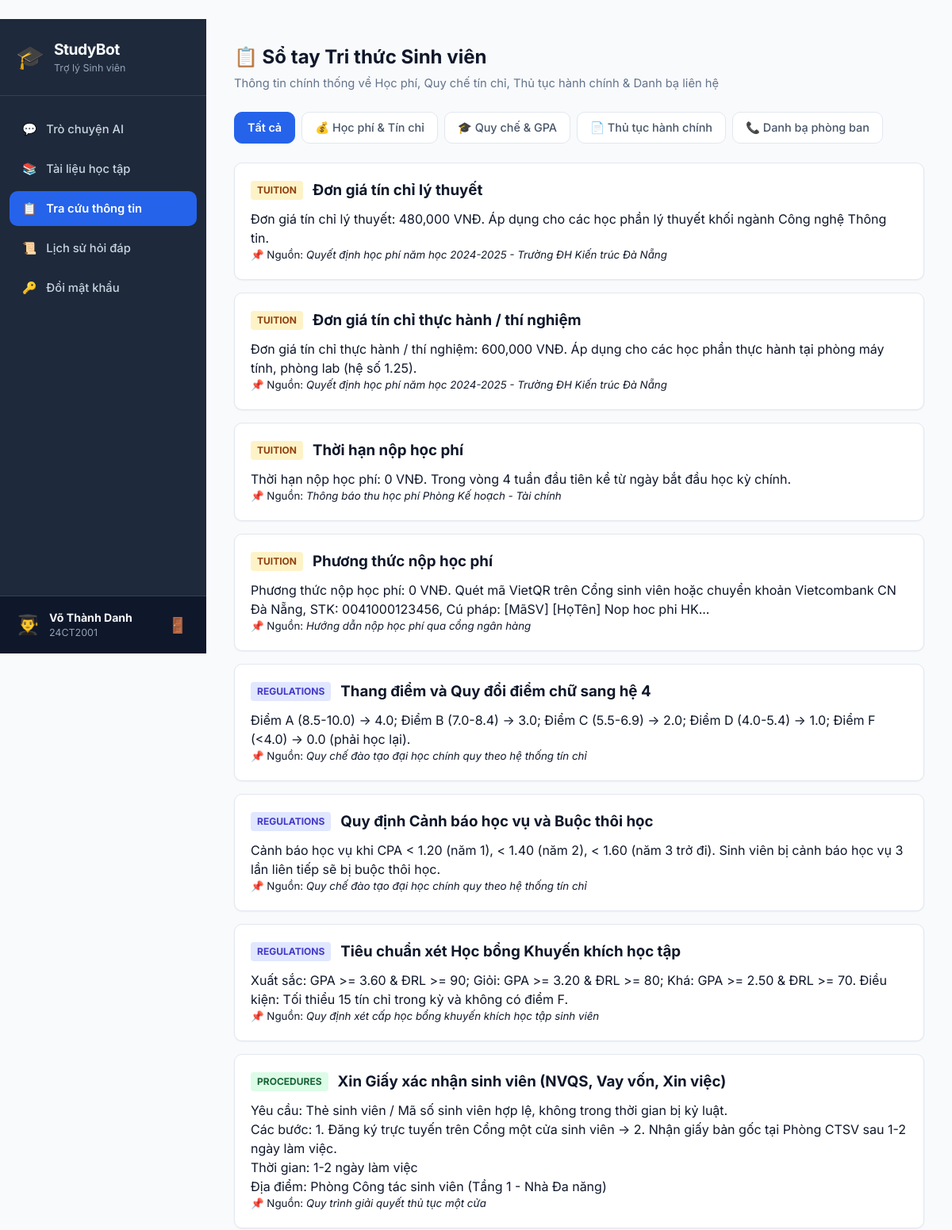
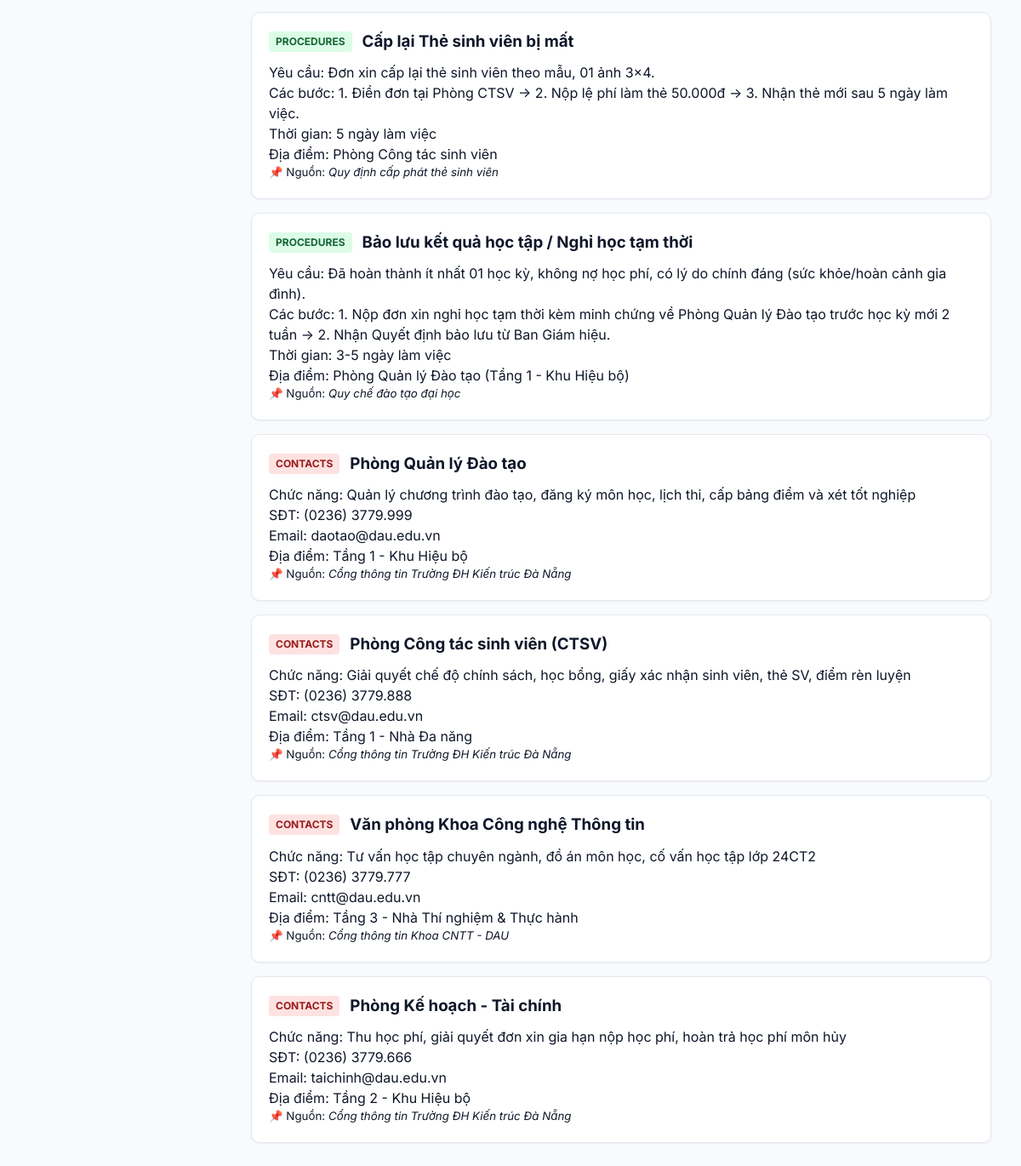
Screenshot of /info (signed in) with the database file from the repository (2 pictures, top to bottom).
### tables this page shows
CREATE TABLE users (
	id INTEGER NOT NULL, 
	student_code VARCHAR(30), 
	username VARCHAR(80) NOT NULL, 
	full_name VARCHAR(120), 
	password_hash VARCHAR(255) NOT NULL, 
	role VARCHAR(20) NOT NULL, 
	status VARCHAR(20) NOT NULL, 
	created_at DATETIME, 
	PRIMARY KEY (id), 
	UNIQUE (student_code), 
	UNIQUE (username)
);

CREATE TABLE knowledge_items (
	id INTEGER NOT NULL, 
	category VARCHAR(50) NOT NULL, 
	title VARCHAR(200) NOT NULL, 
	content TEXT NOT NULL, 
	source VARCHAR(255), 
	updated_at DATETIME, 
	PRIMARY KEY (id)
);

### app/routes.py (the view)
@main_bp.route('/info')
@login_required
def user_info():
    category = request.args.get('category', 'all')
    if category != 'all':
        items = KnowledgeItem.query.filter_by(category=category).all()
    else:
        items = KnowledgeItem.query.all()
    return render_template('user/info.html', user=current_user, items=items, active_cat=category)

### app/__init__.py (called while the page is built)
def create_app():
    app = Flask(__name__)
    app.config['SECRET_KEY'] = os.environ.get('SECRET_KEY', 'studybot-secret-key-production-2025')
    app.config['SQLALCHEMY_DATABASE_URI'] = os.environ.get('DATABASE_URL', 'sqlite:///studybot.db')
    app.config['SQLALCHEMY_TRACK_MODIFICATIONS'] = False
    db.init_app(app)
    login_manager.init_app(app)
    login_manager.login_view = 'auth.login'
    login_manager.login_message = 'Vui lòng đăng nhập để tiếp tục.'
    login_manager.login_message_category = 'warning'
    @login_manager.user_loader
    def load_user(user_id):
        return User.query.get(int(user_id))
    from .routes import main_bp
    from .auth import auth_bp
    app.register_blueprint(main_bp)
    app.register_blueprint(auth_bp)
    with app.app_context():
        db.create_all()
        seed_initial_data()
    return app

### app/templates/user/info.html (shortened to what this page needs)
{% extends "base.html" %}
{% block content %}
<div class="app-layout">
    <aside class="app-sidebar">
        <div class="sidebar-brand">
            <div class="brand-icon">🎓</div>
            <div class="brand-text">
                <h3>StudyBot</h3>
                <small>Trợ lý Sinh viên</small>
            </div>
        </div>
        <nav class="sidebar-menu">
            <a href="{{ url_for('main.dashboard') }}" class="menu-item">
                <span class="icon">💬</span> Trò chuyện AI
            </a>
            <a href="{{ url_for('main.user_materials') }}" class="menu-item">
                <span class="icon">📚</span> Tài liệu học tập
            </a>
            <a href="{{ url_for('main.user_info') }}" class="menu-item active">
                <span class="icon">📋</span> Tra cứu thông tin
            </a>
            <a href="{{ url_for('main.chat_history') }}" class="menu-item">
                <span class="icon">📜</span> Lịch sử hỏi đáp
            </a>
            <a href="{{ url_for('auth.change_password') }}" class="menu-item">
                <span class="icon">🔑</span> Đổi mật khẩu
            </a>
        </nav>
        <div class="sidebar-user">
            <div class="user-avatar">👨‍🎓</div>
            <div class="user-info">
                <strong>{{ user.full_name or user.username }}</strong>
                <small>{{ user.student_code or 'Sinh viên' }}</small>
            </div>
            <a href="{{ url_for('auth.logout') }}" class="btn-logout" title="Đăng xuất">🚪</a>
        </div>
    </aside>
    <main class="app-main">
        <header class="main-header">
            <div>
                <h2>📋 Sổ tay Tri thức Sinh viên</h2>
                <p>Thông tin chính thống về Học phí, Quy chế tín chỉ, Thủ tục hành chính & Danh bạ liên hệ</p>
            </div>
        </header>
        <div class="tab-nav">
            <a href="{{ url_for('main.user_info', category='all') }}" class="tab-btn {% if active_cat == 'all' %}active{% endif %}">Tất cả</a>
            <a href="{{ url_for('main.user_info', category='tuition') }}" class="tab-btn {% if active_cat == 'tuition' %}active{% endif %}">💰 Học phí & Tín chỉ</a>
            <a href="{{ url_for('main.user_info', category='regulations') }}" class="tab-btn {% if active_cat == 'regulations' %}active{% endif %}">🎓 Quy chế & GPA</a>
            <a href="{{ url_for('main.user_info', category='procedures') }}" class="tab-btn {% if active_cat == 'procedures' %}active{% endif %}">📄 Thủ tục hành chính</a>
            <a href="{{ url_for('main.user_info', category='contacts') }}" class="tab-btn {% if active_cat == 'contacts' %}active{% endif %}">📞 Danh bạ phòng ban</a>
        </div>
        <div class="info-items-list">
            {% if items %}
                {% for item in items %}
                <div class="info-item-card">
                    <div class="item-header">
                        <span class="category-tag tag-{{ item.category }}">{{ item.category|upper }}</span>
                        <h3>{{ item.title }}</h3>
                    </div>
                    <div class="item-body">
                        <p style="white-space: pre-line;">{{ item.content }}</p>
                    </div>
                    {% if item.source %}
                    <div class="item-footer">
                        <small>📌 Nguồn: <em>{{ item.source }}</em></small>
                    </div>
                    {% endif %}
                </div>
                {% endfor %}
            {% else %}
                <div class="empty-state">
                    <p>Chưa có mục thông tin nào trong danh mục này.</p>
                </div>
            {% endif %}
        </div>
    </main>
</div>
{% endblock %}

### app/templates/base.html (shortened to what this page needs)
﻿<!DOCTYPE html>
<html lang="vi">
<head>
    <link rel="stylesheet" href="{{ url_for('static', filename='css/style.css') }}">
</head>
<body>
    <div class="app-root">
        {% block content %}{% endblock %}
    </div>
</body>
</html>

### app/static/css/style.css (style rules this page uses)
* { box-sizing: border-box; margin: 0; padding: 0; }
body { font-family: 'Inter', -apple-system, BlinkMacSystemFont, 'Segoe UI', Roboto, sans-serif; background-color: var(--bg-main); color: var(--text-main); line-height: 1.5; -webkit-font-smoothing: antialiased; }
.app-layout { display: flex; min-height: 100vh; }
.app-sidebar { width: 260px; background: #1e293b; color: #f8fafc; display: flex; flex-direction: column; flex-shrink: 0; position: sticky; top: 0; height: 100vh; }
.sidebar-brand { display: flex; align-items: center; gap: 12px; padding: 24px 20px; border-bottom: 1px solid #334155; }
.brand-icon { font-size: 1.8rem; }
.brand-text h3 { font-size: 1.2rem; font-weight: 700; letter-spacing: -0.5px; }
.brand-text small { color: #94a3b8; font-size: 0.78rem; }
.sidebar-menu { flex: 1; padding: 20px 12px; display: flex; flex-direction: column; gap: 6px; }
.menu-item { display: flex; align-items: center; gap: 12px; padding: 11px 16px; color: #cbd5e1; text-decoration: none; border-radius: var(--radius-md); font-size: 0.92rem; font-weight: 500; transition: all 0.2s; }
.menu-item.active { background: var(--primary); color: #ffffff; font-weight: 600; }
.sidebar-user { padding: 16px 20px; border-top: 1px solid #334155; display: flex; align-items: center; gap: 12px; background: #0f172a; }
.user-avatar { font-size: 1.5rem; }
.user-info { flex: 1; overflow: hidden; }
.user-info strong { display: block; font-size: 0.88rem; white-space: nowrap; overflow: hidden; text-overflow: ellipsis; }
.user-info small { color: #94a3b8; font-size: 0.78rem; }
.btn-logout { color: #94a3b8; text-decoration: none; font-size: 1.2rem; padding: 4px; border-radius: 4px; transition: color 0.2s; }
.app-main { flex: 1; padding: 30px 35px; overflow-y: auto; max-width: 1200px; }
.main-header { margin-bottom: 25px; }
.main-header h2 { font-size: 1.5rem; font-weight: 700; color: #0f172a; }
.main-header p { color: var(--text-muted); font-size: 0.92rem; margin-top: 4px; }
.tab-nav { display: flex; gap: 8px; margin-bottom: 20px; overflow-x: auto; padding-bottom: 4px; }
.tab-btn { padding: 8px 16px; background: #ffffff; border: 1px solid var(--border-color); border-radius: var(--radius-md); text-decoration: none; color: #475569; font-size: 0.9rem; font-weight: 500; white-space: nowrap; }
.tab-btn.active { background: var(--primary); color: #ffffff; border-color: var(--primary); font-weight: 600; }
.info-items-list { display: flex; flex-direction: column; gap: 16px; }
.info-item-card { background: #ffffff; border: 1px solid var(--border-color); border-radius: var(--radius-md); padding: 20px; box-shadow: var(--shadow-sm); }
.item-header { display: flex; align-items: center; gap: 12px; margin-bottom: 10px; }
.category-tag { font-size: 0.75rem; font-weight: 700; padding: 3px 8px; border-radius: 4px; }
.tag-tuition { background: #fef3c7; color: #92400e; }
.tag-regulations { background: #e0e7ff; color: #4338ca; }
.tag-procedures { background: #dcfce7; color: #166534; }
.tag-contacts { background: #fee2e2; color: #991b1b; }

### rows the page displays
users: full_name "Võ Thành Danh"
knowledge_items: category "TUITION", title "Đơn giá tín chỉ lý thuyết", content "Đơn giá tín chỉ lý thuyết: 480,000 VNĐ. Áp dụng cho các học phần lý thuyết khối ngành Công nghệ Thông tin.", source "Quyết định học phí năm học 2024-2025 - Trường ĐH Kiến trúc Đà Nẵng"
knowledge_items: category "TUITION", title "Đơn giá tín chỉ thực hành / thí nghiệm", content "Đơn giá tín chỉ thực hành / thí nghiệm: 600,000 VNĐ. Áp dụng cho các học phần thực hành tại phòng máy tính, phòng lab (hệ số 1.25).", source "Quyết định học phí năm học 2024-2025 - Trường ĐH Kiến trúc Đà Nẵng"
knowledge_items: category "TUITION", title "Thời hạn nộp học phí", content "Thời hạn nộp học phí: 0 VNĐ. Trong vòng 4 tuần đầu tiên kể từ ngày bắt đầu học kỳ chính.", source "Thông báo thu học phí Phòng Kế hoạch - Tài chính"
knowledge_items: category "TUITION", title "Phương thức nộp học phí", content "Phương thức nộp học phí: 0 VNĐ. Quét mã VietQR trên Cổng sinh viên hoặc chuyển khoản Vietcombank CN Đà Nẵng, STK: 0041000123456, Cú pháp: [MãSV] [HọTên] Nop hoc phi HK...", source "Hướng dẫn nộp học phí qua cổng ngân hàng"
knowledge_items: category "REGULATIONS", title "Thang điểm và Quy đổi điểm chữ sang hệ 4", content "Điểm A (8.5-10.0) -> 4.0; Điểm B (7.0-8.4) -> 3.0; Điểm C (5.5-6.9) -> 2.0; Điểm D (4.0-5.4) -> 1.0; Điểm F (<4.0) -> 0.0 (phải học lại).", source "Quy chế đào tạo đại học chính quy theo hệ thống tín chỉ"
knowledge_items: category "REGULATIONS", title "Quy định Cảnh báo học vụ và Buộc thôi học", content "Cảnh báo học vụ khi CPA < 1.20 (năm 1), < 1.40 (năm 2), < 1.60 (năm 3 trở đi). Sinh viên bị cảnh báo học vụ 3 lần liên tiếp sẽ bị buộc thôi học.", source "Quy chế đào tạo đại học chính quy theo hệ thống tín chỉ"
knowledge_items: category "REGULATIONS", title "Tiêu chuẩn xét Học bổng Khuyến khích học tập", content "Xuất sắc: GPA >= 3.60 & ĐRL >= 90; Giỏi: GPA >= 3.20 & ĐRL >= 80; Khá: GPA >= 2.50 & ĐRL >= 70. Điều kiện: Tối thiểu 15 tín chỉ trong kỳ và không có điểm F.", source "Quy định xét cấp học bổng khuyến khích học tập sinh viên"
knowledge_items: category "PROCEDURES", title "Xin Giấy xác nhận sinh viên (NVQS, Vay vốn, Xin việc)", content "Yêu cầu: Thẻ sinh viên / Mã số sinh viên hợp lệ, không trong thời gian bị kỷ luật. Các bước: 1. Đăng ký trực tuyến trên Cổng một cửa sinh viên -> 2. Nhận giấy bản gốc tại Phòng CTSV sau 1-2 ngày làm việc. Thời gian: 1-2 ngày làm việc Địa điểm: Phòng Công tác sinh viên (Tầng 1 - Nhà Đa năng)", source "Quy trình giải quyết thủ tục một cửa"
knowledge_items: category "PROCEDURES", title "Cấp lại Thẻ sinh viên bị mất", content "Yêu cầu: Đơn xin cấp lại thẻ sinh viên theo mẫu, 01 ảnh 3x4. Các bước: 1. Điền đơn tại Phòng CTSV -> 2. Nộp lệ phí làm thẻ 50.000đ -> 3. Nhận thẻ mới sau 5 ngày làm việc. Thời gian: 5 ngày làm việc Địa điểm: Phòng Công tác sinh viên", source "Quy định cấp phát thẻ sinh viên"
knowledge_items: category "PROCEDURES", title "Bảo lưu kết quả học tập / Nghỉ học tạm thời", content "Yêu cầu: Đã hoàn thành ít nhất 01 học kỳ, không nợ học phí, có lý do chính đáng (sức khỏe/hoàn cảnh gia đình). Các bước: 1. Nộp đơn xin nghỉ học tạm thời kèm minh chứng về Phòng Quản lý Đào tạo trước học kỳ mới 2 tuần -> 2. Nhận Quyết định bảo lưu từ Ban Giám hiệu. Thời gian: 3-5 ngày làm việc Địa điểm: Phòng Quản lý Đào tạo (Tầng 1 - Khu Hiệu bộ)", source "Quy chế đào tạo đại học"
knowledge_items: category "CONTACTS", title "Phòng Quản lý Đào tạo", content "Chức năng: Quản lý chương trình đào tạo, đăng ký môn học, lịch thi, cấp bảng điểm và xét tốt nghiệp SĐT: (0236) 3779.999 Email: daotao@dau.edu.vn Địa điểm: Tầng 1 - Khu Hiệu bộ", source "Cổng thông tin Trường ĐH Kiến trúc Đà Nẵng"
knowledge_items: category "CONTACTS", title "Phòng Công tác sinh viên (CTSV)", content "Chức năng: Giải quyết chế độ chính sách, học bổng, giấy xác nhận sinh viên, thẻ SV, điểm rèn luyện SĐT: (0236) 3779.888 Email: ctsv@dau.edu.vn Địa điểm: Tầng 1 - Nhà Đa năng", source "Cổng thông tin Trường ĐH Kiến trúc Đà Nẵng"
knowledge_items: category "CONTACTS", title "Văn phòng Khoa Công nghệ Thông tin", content "Chức năng: Tư vấn học tập chuyên ngành, đồ án môn học, cố vấn học tập lớp 24CT2 SĐT: (0236) 3779.777 Email: cntt@dau.edu.vn Địa điểm: Tầng 3 - Nhà Thí nghiệm & Thực hành", source "Cổng thông tin Khoa CNTT - DAU"
knowledge_items: category "CONTACTS", title "Phòng Kế hoạch - Tài chính", content "Chức năng: Thu học phí, giải quyết đơn xin gia hạn nộp học phí, hoàn trả học phí môn hủy SĐT: (0236) 3779.666 Email: taichinh@dau.edu.vn Địa điểm: Tầng 2 - Khu Hiệu bộ", source "Cổng thông tin Trường ĐH Kiến trúc Đà Nẵng"

### other values shown
{{ user.student_code or 'Sinh viên' }} "24CT2001"
